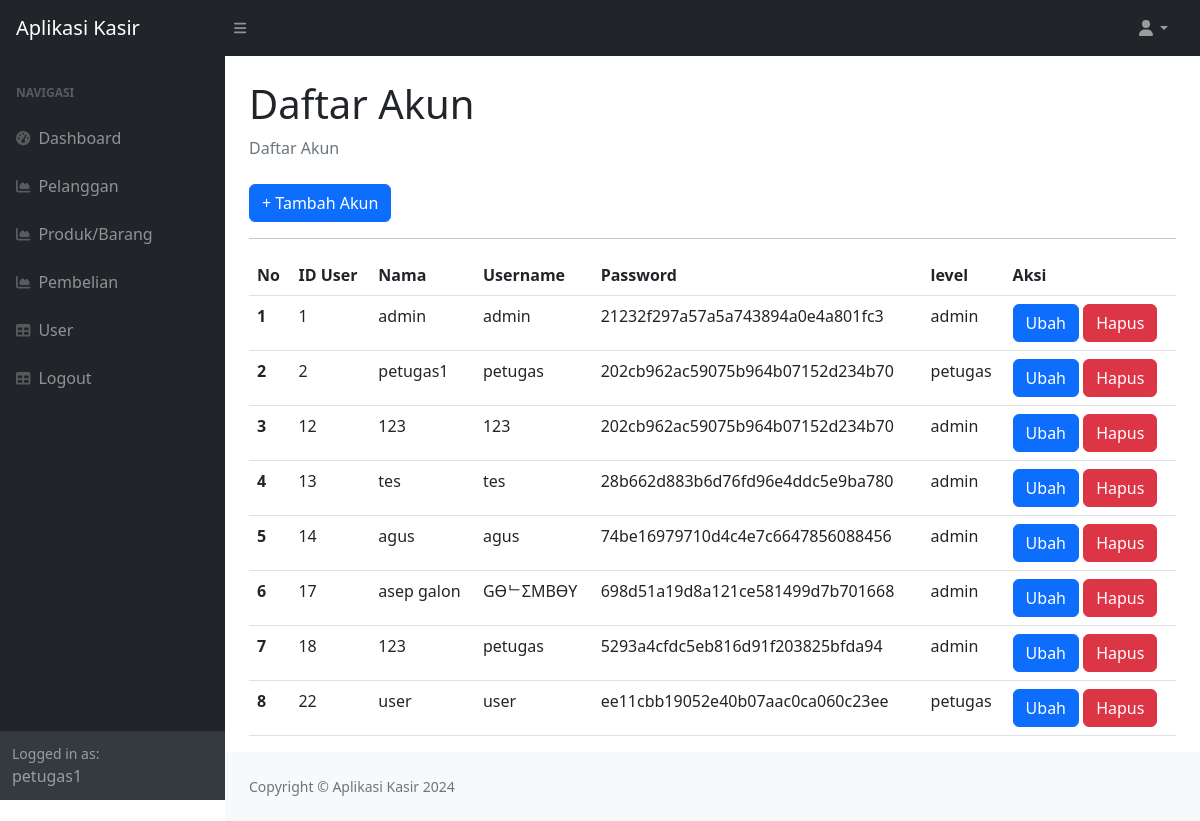
Screenshot of /?page=user (signed in) with the database file from the repository.
### tables this page shows
CREATE TABLE `user` (
  `id_user` int(11) NOT NULL,
  `nama` varchar(255) DEFAULT NULL,
  `username` varchar(30) DEFAULT NULL,
  `password` varchar(35) DEFAULT NULL,
  `level` enum('admin','petugas') NOT NULL
);

### user.php (the view)
<div class="container-fluid px-4">
    <h1 class="mt-4">Daftar Akun</h1>
    <ol class="breadcrumb mb-4">
        <li class="breadcrumb-item active">Daftar Akun</li>
    </ol>
    <a href="?page=user_tambah" class="btn btn-primary"> + Tambah Akun</a>
    <hr>
    <table class="table">
        <thead>
            <tr>
                <th>No</th>
                <th>ID User</th>
                <th>Nama</th>
                <th>Username</th>
                <th>Password</th>
                <th>level</th>
                <th>Aksi</th>
            </tr>
        </thead>
        <tbody>
            <?php
            $nomor = 1;
            $query = mysqli_query($koneksi, "SELECT * FROM user");
            while ($data = mysqli_fetch_array($query)) {
            ?>
                <tr>
                <th scope="row"><?php echo $nomor++; ?></th>
                    <td><?php echo $data['id_user']; ?></td>
                    <td><?php echo $data['nama']; ?></td>
                    <td><?php echo $data['username']; ?></td>
                    <td><?php echo $data['password']; ?></td>
                    <td><?php echo $data['level']; ?></td>
                    <td>
                        <a href="?page=user_ubah&&id=<?php echo $data['id_user']; ?>" class="btn btn-primary">Ubah</a>
                        <a href="?page=user_hapus&&id=<?php echo $data['id_user']; ?>" class="btn btn-danger">Hapus</a>
                    </td>
                </tr>
            <?php
            }
            ?>
        </tbody>
    </table>
    </div>

### rows the page displays
user: id_user "1", nama "admin", username "admin", password "21232f297a57a5a743894a0e4a801fc3", level "admin"
user: id_user "2", nama "petugas1", username "petugas", password "202cb962ac59075b964b07152d234b70", level "petugas"
user: id_user "12", nama "123", username "123", password "202cb962ac59075b964b07152d234b70", level "admin"
user: id_user "13", nama "tes", username "tes", password "28b662d883b6d76fd96e4ddc5e9ba780", level "admin"
user: id_user "14", nama "agus", username "agus", password "74be16979710d4c4e7c6647856088456", level "admin"
user: id_user "17", nama "asep galon", username "GӨᄂΣMBӨY", password "698d51a19d8a121ce581499d7b701668", level "admin"
user: id_user "18", nama "123", username "petugas", password "5293a4cfdc5eb816d91f203825bfda94", level "admin"
user: id_user "22", nama "user", username "user", password "ee11cbb19052e40b07aac0ca060c23ee", level "petugas"

### other values shown
$_SESSION['user']['nama'] "petugas1"
